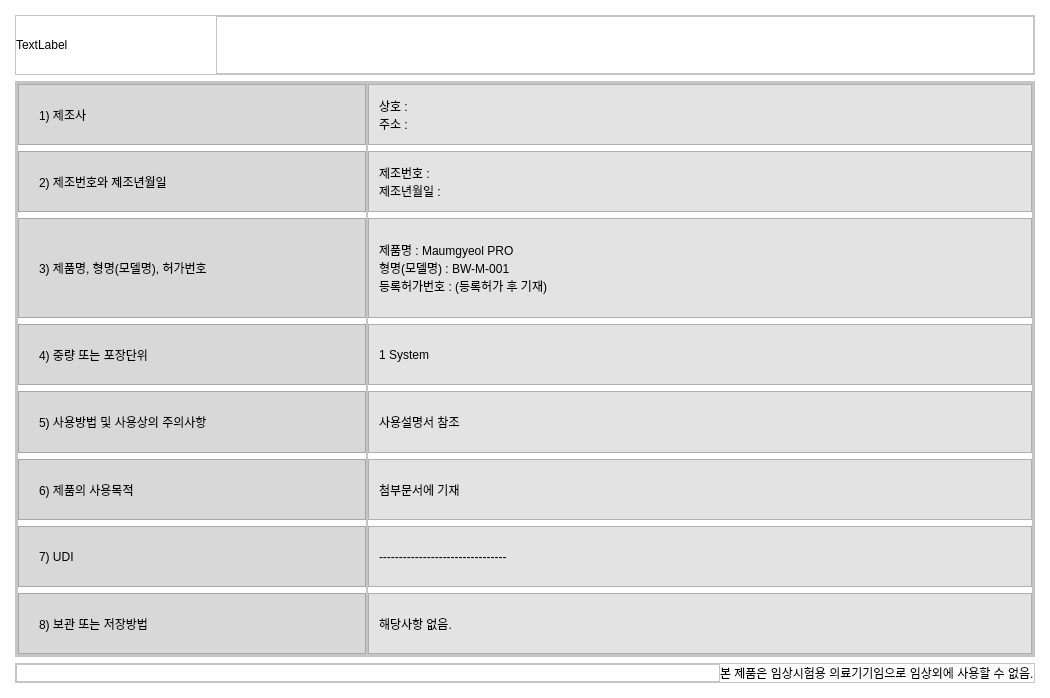
<?xml version="1.0" encoding="UTF-8"?>
<ui version="4.0">
 <class>Dialog</class>
 <widget class="QDialog" name="Dialog">
  <property name="geometry">
   <rect>
    <x>0</x>
    <y>0</y>
    <width>1050</width>
    <height>698</height>
   </rect>
  </property>
  <property name="windowTitle">
   <string>Dialog</string>
  </property>
  <property name="styleSheet">
   <string notr="true">background-color: rgb(255, 255, 255);</string>
  </property>
  <layout class="QVBoxLayout" name="verticalLayout">
   <property name="leftMargin">
    <number>15</number>
   </property>
   <property name="topMargin">
    <number>15</number>
   </property>
   <property name="rightMargin">
    <number>15</number>
   </property>
   <property name="bottomMargin">
    <number>15</number>
   </property>
   <item>
    <widget class="QFrame" name="frame_23">
     <property name="sizePolicy">
      <sizepolicy hsizetype="Preferred" vsizetype="Maximum">
       <horstretch>0</horstretch>
       <verstretch>0</verstretch>
      </sizepolicy>
     </property>
     <property name="maximumSize">
      <size>
       <width>16777215</width>
       <height>60</height>
      </size>
     </property>
     <property name="frameShape">
      <enum>QFrame::StyledPanel</enum>
     </property>
     <property name="frameShadow">
      <enum>QFrame::Raised</enum>
     </property>
     <layout class="QHBoxLayout" name="horizontalLayout_19">
      <property name="spacing">
       <number>0</number>
      </property>
      <property name="leftMargin">
       <number>0</number>
      </property>
      <property name="topMargin">
       <number>0</number>
      </property>
      <property name="rightMargin">
       <number>0</number>
      </property>
      <property name="bottomMargin">
       <number>0</number>
      </property>
      <item>
       <widget class="QLabel" name="label_16">
        <property name="maximumSize">
         <size>
          <width>200</width>
          <height>100</height>
         </size>
        </property>
        <property name="text">
         <string>TextLabel</string>
        </property>
       </widget>
      </item>
      <item>
       <widget class="QFrame" name="frame_24">
        <property name="frameShape">
         <enum>QFrame::StyledPanel</enum>
        </property>
        <property name="frameShadow">
         <enum>QFrame::Raised</enum>
        </property>
       </widget>
      </item>
     </layout>
    </widget>
   </item>
   <item>
    <widget class="QFrame" name="frame">
     <property name="frameShape">
      <enum>QFrame::StyledPanel</enum>
     </property>
     <property name="frameShadow">
      <enum>QFrame::Raised</enum>
     </property>
     <layout class="QVBoxLayout" name="verticalLayout_2">
      <property name="spacing">
       <number>15</number>
      </property>
      <property name="leftMargin">
       <number>0</number>
      </property>
      <property name="topMargin">
       <number>0</number>
      </property>
      <property name="rightMargin">
       <number>0</number>
      </property>
      <property name="bottomMargin">
       <number>0</number>
      </property>
      <item>
       <widget class="QFrame" name="frame_2">
        <property name="frameShape">
         <enum>QFrame::StyledPanel</enum>
        </property>
        <property name="frameShadow">
         <enum>QFrame::Raised</enum>
        </property>
        <layout class="QHBoxLayout" name="horizontalLayout">
         <property name="spacing">
          <number>0</number>
         </property>
         <property name="leftMargin">
          <number>0</number>
         </property>
         <property name="topMargin">
          <number>0</number>
         </property>
         <property name="rightMargin">
          <number>0</number>
         </property>
         <property name="bottomMargin">
          <number>0</number>
         </property>
         <item>
          <widget class="QFrame" name="frame_3">
           <property name="maximumSize">
            <size>
             <width>350</width>
             <height>16777215</height>
            </size>
           </property>
           <property name="styleSheet">
            <string notr="true">font: 75 14pt &quot;맑은 고딕&quot;;</string>
           </property>
           <property name="frameShape">
            <enum>QFrame::StyledPanel</enum>
           </property>
           <property name="frameShadow">
            <enum>QFrame::Raised</enum>
           </property>
           <layout class="QVBoxLayout" name="verticalLayout_3">
            <property name="leftMargin">
             <number>0</number>
            </property>
            <property name="topMargin">
             <number>0</number>
            </property>
            <property name="rightMargin">
             <number>0</number>
            </property>
            <property name="bottomMargin">
             <number>0</number>
            </property>
            <item>
             <widget class="QFrame" name="frame_5">
              <property name="styleSheet">
               <string notr="true">background-color: rgb(216, 216, 216);</string>
              </property>
              <property name="frameShape">
               <enum>QFrame::StyledPanel</enum>
              </property>
              <property name="frameShadow">
               <enum>QFrame::Raised</enum>
              </property>
              <layout class="QHBoxLayout" name="horizontalLayout_4">
               <property name="spacing">
                <number>0</number>
               </property>
               <property name="leftMargin">
                <number>20</number>
               </property>
               <property name="topMargin">
                <number>0</number>
               </property>
               <property name="rightMargin">
                <number>0</number>
               </property>
               <property name="bottomMargin">
                <number>0</number>
               </property>
               <item>
                <widget class="QLabel" name="label_2">
                 <property name="text">
                  <string>1) 제조사</string>
                 </property>
                </widget>
               </item>
              </layout>
             </widget>
            </item>
            <item>
             <widget class="QFrame" name="frame_6">
              <property name="styleSheet">
               <string notr="true">background-color: rgb(216, 216, 216);</string>
              </property>
              <property name="frameShape">
               <enum>QFrame::StyledPanel</enum>
              </property>
              <property name="frameShadow">
               <enum>QFrame::Raised</enum>
              </property>
              <layout class="QHBoxLayout" name="horizontalLayout_5">
               <property name="spacing">
                <number>0</number>
               </property>
               <property name="leftMargin">
                <number>20</number>
               </property>
               <property name="topMargin">
                <number>0</number>
               </property>
               <property name="rightMargin">
                <number>0</number>
               </property>
               <property name="bottomMargin">
                <number>0</number>
               </property>
               <item>
                <widget class="QLabel" name="label_3">
                 <property name="text">
                  <string>2) 제조번호와 제조년월일</string>
                 </property>
                </widget>
               </item>
              </layout>
             </widget>
            </item>
            <item>
             <widget class="QFrame" name="frame_7">
              <property name="minimumSize">
               <size>
                <width>0</width>
                <height>100</height>
               </size>
              </property>
              <property name="maximumSize">
               <size>
                <width>16777215</width>
                <height>16777215</height>
               </size>
              </property>
              <property name="styleSheet">
               <string notr="true">background-color: rgb(216, 216, 216);</string>
              </property>
              <property name="frameShape">
               <enum>QFrame::StyledPanel</enum>
              </property>
              <property name="frameShadow">
               <enum>QFrame::Raised</enum>
              </property>
              <layout class="QHBoxLayout" name="horizontalLayout_6">
               <property name="spacing">
                <number>0</number>
               </property>
               <property name="leftMargin">
                <number>20</number>
               </property>
               <property name="topMargin">
                <number>0</number>
               </property>
               <property name="rightMargin">
                <number>0</number>
               </property>
               <property name="bottomMargin">
                <number>0</number>
               </property>
               <item>
                <widget class="QLabel" name="label_4">
                 <property name="text">
                  <string>3) 제품명, 형명(모델명), 허가번호</string>
                 </property>
                </widget>
               </item>
              </layout>
             </widget>
            </item>
            <item>
             <widget class="QFrame" name="frame_8">
              <property name="styleSheet">
               <string notr="true">background-color: rgb(216, 216, 216);</string>
              </property>
              <property name="frameShape">
               <enum>QFrame::StyledPanel</enum>
              </property>
              <property name="frameShadow">
               <enum>QFrame::Raised</enum>
              </property>
              <layout class="QHBoxLayout" name="horizontalLayout_7">
               <property name="spacing">
                <number>0</number>
               </property>
               <property name="leftMargin">
                <number>20</number>
               </property>
               <property name="topMargin">
                <number>0</number>
               </property>
               <property name="rightMargin">
                <number>0</number>
               </property>
               <property name="bottomMargin">
                <number>0</number>
               </property>
               <item>
                <widget class="QLabel" name="label_5">
                 <property name="text">
                  <string>4) 중량 또는 포장단위</string>
                 </property>
                </widget>
               </item>
              </layout>
             </widget>
            </item>
            <item>
             <widget class="QFrame" name="frame_9">
              <property name="styleSheet">
               <string notr="true">background-color: rgb(216, 216, 216);</string>
              </property>
              <property name="frameShape">
               <enum>QFrame::StyledPanel</enum>
              </property>
              <property name="frameShadow">
               <enum>QFrame::Raised</enum>
              </property>
              <layout class="QHBoxLayout" name="horizontalLayout_8">
               <property name="spacing">
                <number>0</number>
               </property>
               <property name="leftMargin">
                <number>20</number>
               </property>
               <property name="topMargin">
                <number>0</number>
               </property>
               <property name="rightMargin">
                <number>0</number>
               </property>
               <property name="bottomMargin">
                <number>0</number>
               </property>
               <item>
                <widget class="QLabel" name="label_6">
                 <property name="text">
                  <string>5) 사용방법 및 사용상의 주의사항</string>
                 </property>
                </widget>
               </item>
              </layout>
             </widget>
            </item>
            <item>
             <widget class="QFrame" name="frame_10">
              <property name="styleSheet">
               <string notr="true">background-color: rgb(216, 216, 216);</string>
              </property>
              <property name="frameShape">
               <enum>QFrame::StyledPanel</enum>
              </property>
              <property name="frameShadow">
               <enum>QFrame::Raised</enum>
              </property>
              <layout class="QHBoxLayout" name="horizontalLayout_2">
               <property name="spacing">
                <number>0</number>
               </property>
               <property name="leftMargin">
                <number>20</number>
               </property>
               <property name="topMargin">
                <number>0</number>
               </property>
               <property name="rightMargin">
                <number>0</number>
               </property>
               <property name="bottomMargin">
                <number>0</number>
               </property>
               <item>
                <widget class="QLabel" name="label_7">
                 <property name="text">
                  <string>6) 제품의 사용목적</string>
                 </property>
                </widget>
               </item>
              </layout>
             </widget>
            </item>
            <item>
             <widget class="QFrame" name="frame_21">
              <property name="styleSheet">
               <string notr="true">background-color: rgb(216, 216, 216);</string>
              </property>
              <property name="frameShape">
               <enum>QFrame::StyledPanel</enum>
              </property>
              <property name="frameShadow">
               <enum>QFrame::Raised</enum>
              </property>
              <layout class="QHBoxLayout" name="horizontalLayout_17">
               <property name="spacing">
                <number>0</number>
               </property>
               <property name="leftMargin">
                <number>20</number>
               </property>
               <property name="topMargin">
                <number>0</number>
               </property>
               <property name="rightMargin">
                <number>0</number>
               </property>
               <property name="bottomMargin">
                <number>0</number>
               </property>
               <item>
                <widget class="QLabel" name="label_17">
                 <property name="text">
                  <string>7) UDI</string>
                 </property>
                </widget>
               </item>
              </layout>
             </widget>
            </item>
            <item>
             <widget class="QFrame" name="frame_11">
              <property name="styleSheet">
               <string notr="true">background-color: rgb(216, 216, 216);</string>
              </property>
              <property name="frameShape">
               <enum>QFrame::StyledPanel</enum>
              </property>
              <property name="frameShadow">
               <enum>QFrame::Raised</enum>
              </property>
              <layout class="QHBoxLayout" name="horizontalLayout_3">
               <property name="spacing">
                <number>0</number>
               </property>
               <property name="leftMargin">
                <number>20</number>
               </property>
               <property name="topMargin">
                <number>0</number>
               </property>
               <property name="rightMargin">
                <number>0</number>
               </property>
               <property name="bottomMargin">
                <number>0</number>
               </property>
               <item>
                <widget class="QLabel" name="label_8">
                 <property name="text">
                  <string>8) 보관 또는 저장방법</string>
                 </property>
                </widget>
               </item>
              </layout>
             </widget>
            </item>
           </layout>
          </widget>
         </item>
         <item>
          <widget class="QFrame" name="frame_4">
           <property name="styleSheet">
            <string notr="true">font: 75 14pt &quot;맑은 고딕&quot;;</string>
           </property>
           <property name="frameShape">
            <enum>QFrame::StyledPanel</enum>
           </property>
           <property name="frameShadow">
            <enum>QFrame::Raised</enum>
           </property>
           <layout class="QVBoxLayout" name="verticalLayout_4">
            <property name="leftMargin">
             <number>0</number>
            </property>
            <property name="topMargin">
             <number>0</number>
            </property>
            <property name="rightMargin">
             <number>0</number>
            </property>
            <property name="bottomMargin">
             <number>0</number>
            </property>
            <item>
             <widget class="QFrame" name="frame_12">
              <property name="styleSheet">
               <string notr="true">background-color: rgb(227, 227, 227);</string>
              </property>
              <property name="frameShape">
               <enum>QFrame::StyledPanel</enum>
              </property>
              <property name="frameShadow">
               <enum>QFrame::Raised</enum>
              </property>
              <layout class="QHBoxLayout" name="horizontalLayout_9">
               <property name="spacing">
                <number>0</number>
               </property>
               <property name="leftMargin">
                <number>10</number>
               </property>
               <property name="topMargin">
                <number>0</number>
               </property>
               <property name="rightMargin">
                <number>0</number>
               </property>
               <property name="bottomMargin">
                <number>0</number>
               </property>
               <item>
                <widget class="QLabel" name="label_9">
                 <property name="text">
                  <string>상호 : 
주소 : </string>
                 </property>
                </widget>
               </item>
              </layout>
             </widget>
            </item>
            <item>
             <widget class="QFrame" name="frame_13">
              <property name="styleSheet">
               <string notr="true">background-color: rgb(227, 227, 227);</string>
              </property>
              <property name="frameShape">
               <enum>QFrame::StyledPanel</enum>
              </property>
              <property name="frameShadow">
               <enum>QFrame::Raised</enum>
              </property>
              <layout class="QHBoxLayout" name="horizontalLayout_10">
               <property name="spacing">
                <number>0</number>
               </property>
               <property name="leftMargin">
                <number>10</number>
               </property>
               <property name="topMargin">
                <number>0</number>
               </property>
               <property name="rightMargin">
                <number>0</number>
               </property>
               <property name="bottomMargin">
                <number>0</number>
               </property>
               <item>
                <widget class="QLabel" name="label_10">
                 <property name="text">
                  <string>제조번호 : 
제조년월일 : </string>
                 </property>
                </widget>
               </item>
              </layout>
             </widget>
            </item>
            <item>
             <widget class="QFrame" name="frame_14">
              <property name="minimumSize">
               <size>
                <width>0</width>
                <height>100</height>
               </size>
              </property>
              <property name="styleSheet">
               <string notr="true">background-color: rgb(227, 227, 227);</string>
              </property>
              <property name="frameShape">
               <enum>QFrame::StyledPanel</enum>
              </property>
              <property name="frameShadow">
               <enum>QFrame::Raised</enum>
              </property>
              <layout class="QHBoxLayout" name="horizontalLayout_11">
               <property name="spacing">
                <number>0</number>
               </property>
               <property name="leftMargin">
                <number>10</number>
               </property>
               <property name="topMargin">
                <number>0</number>
               </property>
               <property name="rightMargin">
                <number>0</number>
               </property>
               <property name="bottomMargin">
                <number>0</number>
               </property>
               <item>
                <widget class="QLabel" name="label_11">
                 <property name="text">
                  <string>제품명 : Maumgyeol PRO
형명(모델명) : BW-M-001
등록허가번호 : (등록허가 후 기재)</string>
                 </property>
                </widget>
               </item>
              </layout>
             </widget>
            </item>
            <item>
             <widget class="QFrame" name="frame_15">
              <property name="styleSheet">
               <string notr="true">background-color: rgb(227, 227, 227);</string>
              </property>
              <property name="frameShape">
               <enum>QFrame::StyledPanel</enum>
              </property>
              <property name="frameShadow">
               <enum>QFrame::Raised</enum>
              </property>
              <layout class="QHBoxLayout" name="horizontalLayout_12">
               <property name="spacing">
                <number>0</number>
               </property>
               <property name="leftMargin">
                <number>10</number>
               </property>
               <property name="topMargin">
                <number>0</number>
               </property>
               <property name="rightMargin">
                <number>0</number>
               </property>
               <property name="bottomMargin">
                <number>0</number>
               </property>
               <item>
                <widget class="QLabel" name="label_12">
                 <property name="text">
                  <string>1 System</string>
                 </property>
                </widget>
               </item>
              </layout>
             </widget>
            </item>
            <item>
             <widget class="QFrame" name="frame_17">
              <property name="styleSheet">
               <string notr="true">background-color: rgb(227, 227, 227);</string>
              </property>
              <property name="frameShape">
               <enum>QFrame::StyledPanel</enum>
              </property>
              <property name="frameShadow">
               <enum>QFrame::Raised</enum>
              </property>
              <layout class="QHBoxLayout" name="horizontalLayout_13">
               <property name="spacing">
                <number>0</number>
               </property>
               <property name="leftMargin">
                <number>10</number>
               </property>
               <property name="topMargin">
                <number>0</number>
               </property>
               <property name="rightMargin">
                <number>0</number>
               </property>
               <property name="bottomMargin">
                <number>0</number>
               </property>
               <item>
                <widget class="QLabel" name="label_13">
                 <property name="text">
                  <string>사용설명서 참조</string>
                 </property>
                </widget>
               </item>
              </layout>
             </widget>
            </item>
            <item>
             <widget class="QFrame" name="frame_16">
              <property name="styleSheet">
               <string notr="true">background-color: rgb(227, 227, 227);</string>
              </property>
              <property name="frameShape">
               <enum>QFrame::StyledPanel</enum>
              </property>
              <property name="frameShadow">
               <enum>QFrame::Raised</enum>
              </property>
              <layout class="QHBoxLayout" name="horizontalLayout_14">
               <property name="spacing">
                <number>0</number>
               </property>
               <property name="leftMargin">
                <number>10</number>
               </property>
               <property name="topMargin">
                <number>0</number>
               </property>
               <property name="rightMargin">
                <number>0</number>
               </property>
               <property name="bottomMargin">
                <number>0</number>
               </property>
               <item>
                <widget class="QLabel" name="label_14">
                 <property name="text">
                  <string>첨부문서에 기재</string>
                 </property>
                </widget>
               </item>
              </layout>
             </widget>
            </item>
            <item>
             <widget class="QFrame" name="frame_22">
              <property name="styleSheet">
               <string notr="true">background-color: rgb(227, 227, 227);</string>
              </property>
              <property name="frameShape">
               <enum>QFrame::StyledPanel</enum>
              </property>
              <property name="frameShadow">
               <enum>QFrame::Raised</enum>
              </property>
              <layout class="QHBoxLayout" name="horizontalLayout_18">
               <property name="spacing">
                <number>0</number>
               </property>
               <property name="leftMargin">
                <number>10</number>
               </property>
               <property name="topMargin">
                <number>0</number>
               </property>
               <property name="rightMargin">
                <number>0</number>
               </property>
               <property name="bottomMargin">
                <number>0</number>
               </property>
               <item>
                <widget class="QLabel" name="label_18">
                 <property name="text">
                  <string>--------------------------------</string>
                 </property>
                </widget>
               </item>
              </layout>
             </widget>
            </item>
            <item>
             <widget class="QFrame" name="frame_18">
              <property name="styleSheet">
               <string notr="true">background-color: rgb(227, 227, 227);</string>
              </property>
              <property name="frameShape">
               <enum>QFrame::StyledPanel</enum>
              </property>
              <property name="frameShadow">
               <enum>QFrame::Raised</enum>
              </property>
              <layout class="QHBoxLayout" name="horizontalLayout_15">
               <property name="spacing">
                <number>0</number>
               </property>
               <property name="leftMargin">
                <number>10</number>
               </property>
               <property name="topMargin">
                <number>0</number>
               </property>
               <property name="rightMargin">
                <number>0</number>
               </property>
               <property name="bottomMargin">
                <number>0</number>
               </property>
               <item>
                <widget class="QLabel" name="label_15">
                 <property name="text">
                  <string>해당사항 없음.</string>
                 </property>
                </widget>
               </item>
              </layout>
             </widget>
            </item>
           </layout>
          </widget>
         </item>
        </layout>
       </widget>
      </item>
     </layout>
    </widget>
   </item>
   <item>
    <widget class="QFrame" name="frame_19">
     <property name="sizePolicy">
      <sizepolicy hsizetype="Preferred" vsizetype="Maximum">
       <horstretch>0</horstretch>
       <verstretch>0</verstretch>
      </sizepolicy>
     </property>
     <property name="frameShape">
      <enum>QFrame::StyledPanel</enum>
     </property>
     <property name="frameShadow">
      <enum>QFrame::Raised</enum>
     </property>
     <layout class="QHBoxLayout" name="horizontalLayout_16">
      <property name="spacing">
       <number>0</number>
      </property>
      <property name="leftMargin">
       <number>0</number>
      </property>
      <property name="topMargin">
       <number>0</number>
      </property>
      <property name="rightMargin">
       <number>0</number>
      </property>
      <property name="bottomMargin">
       <number>0</number>
      </property>
      <item>
       <widget class="QFrame" name="frame_20">
        <property name="frameShape">
         <enum>QFrame::StyledPanel</enum>
        </property>
        <property name="frameShadow">
         <enum>QFrame::Raised</enum>
        </property>
       </widget>
      </item>
      <item>
       <widget class="QLabel" name="label">
        <property name="sizePolicy">
         <sizepolicy hsizetype="Maximum" vsizetype="Maximum">
          <horstretch>0</horstretch>
          <verstretch>0</verstretch>
         </sizepolicy>
        </property>
        <property name="styleSheet">
         <string notr="true">font: 75 16pt &quot;맑은 고딕&quot;;</string>
        </property>
        <property name="text">
         <string>본 제품은 임상시험용 의료기기임으로 임상외에 사용할 수 없음.</string>
        </property>
       </widget>
      </item>
     </layout>
    </widget>
   </item>
  </layout>
 </widget>
 <resources/>
 <connections/>
</ui>
